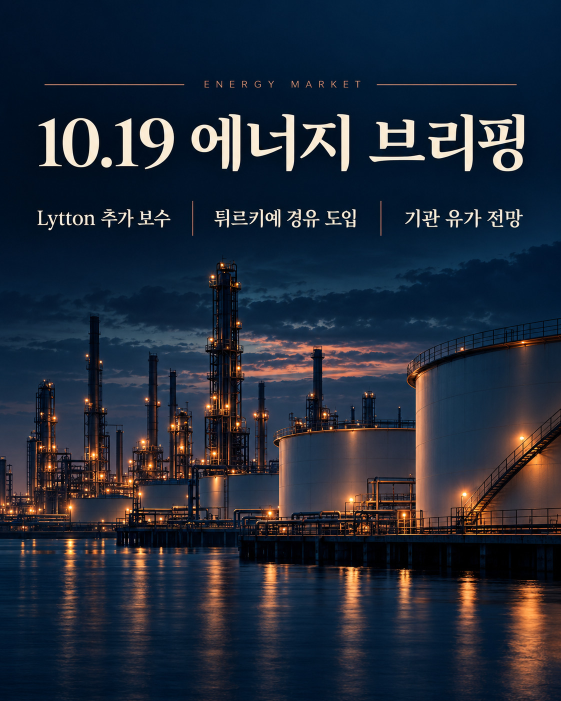
#> input picture social-publisher/media/energy-2bd25b0c90245203f0ba12c5bc630d31bfb44adcb1d4226fb0394b6b6f24c4a7.jpg, 1122 x 1402 px (shown at 1/2 size)
$ python -i preflight.py   (imports and definitions only)
#> lines starting #> are read from the running program, lines starting #| are printed output that depends on the picture
#!/usr/bin/env python3
"""Reusable fail-closed Threads image/job preflight. Never publishes or stores tokens.

Examples:
 python preflight.py normalize input.png output.jpg
 python preflight.py verify-job pending-job.json --remote
 python preflight.py verify-job pending-job.json --outbox realestate.json --remote
 python preflight.py receipt-check public-receipt.json --source realestate --images 2
"""
from __future__ import annotations
import argparse
import hashlib
import io
import json
import re
import sys
import urllib.request
from datetime import datetime
from pathlib import Path
from urllib.parse import urlsplit

MAX_BYTES = 8 * 1024 * 1024
MIN_WIDTH, MAX_WIDTH = 320, 1440
MAX_UTF16 = 450
RAW_PATTERN = re.compile(
    r"^https://raw[.]githubusercontent[.]com/"
    r"comfunnylj/telegram-market-feed/[a-f0-9]{40}/"
    r"social-publisher/media/[a-zA-Z0-9_.-]+[.](?:jpg|jpeg|png)$")
DIGEST_PATTERN = re.compile(r"^[a-f0-9]{64}$")
TOPIC = {"realestate": "부동산"}
ACCOUNT = "genie_carrot"
BRIDGE = "sp-oracle-genie-carrot-v1"

class PreflightError(ValueError):
    """Hard stop; never silently switch to text-only mode."""

def fail_if(condition: bool, message: str):
    if condition:
        raise PreflightError(message)

def sha256(data: bytes) -> str:
    return hashlib.sha256(data).hexdigest()

# [30 lines left out: functions bounded_fetch, inspect_image, not called in this run]

def normalize_image(source: Path, destination: Path, target_width: int = 1080) -> dict:
    """Resample/canonicalize media encoding without cropping or inventing content.
    Original-source relevance and image reuse rights require separate review.
    """
    fail_if(destination.exists(), "Refuse overwrite existing image asset")
    fail_if(not 320 <= target_width <= 1440, "Target width out of bounds")
    try:
        from PIL import Image, ImageCms, ImageOps
        original = source.read_bytes()
        fail_if(len(original) == 0, "Empty source image")
        with Image.open(io.BytesIO(original)) as im:
            fail_if(im.format not in ("JPEG", "PNG"), "Input must be JPEG or PNG")
            im = ImageOps.exif_transpose(im)
            w, h = im.size
            fail_if(w < 128 or h < 128 or max(w/h, h/w) > 10, "Source geometry invalid")
            icc = im.info.get("icc_profile")
            if icc:
                try:
                    src_profile = ImageCms.ImageCmsProfile(io.BytesIO(icc))
                    dst_profile = ImageCms.createProfile("sRGB")
                    im = ImageCms.profileToProfile(im.convert("RGB"), src_profile, dst_profile, outputMode="RGB")
                except Exception as exc:
                    raise PreflightError("Cannot safely convert embedded ICC color profile") from exc
            else:
                im = im.convert("RGB")
            out_h = round(h * target_width / w)
            fail_if(out_h < 1 or max(target_width / out_h, out_h / target_width) > 10,
                    "Output aspect ratio invalid")
            im = im.resize((target_width, out_h), Image.Resampling.LANCZOS)
            destination.parent.mkdir(parents=True, exist_ok=True)
            for quality in (94, 88, 80):
                buf = io.BytesIO()
                im.save(buf, format="JPEG", quality=quality, optimize=True,
                        subsampling=0, progressive=False, icc_profile=ImageCms.ImageCmsProfile(
                            ImageCms.createProfile("sRGB")).tobytes())
                data = buf.getvalue()
                if len(data) <= MAX_BYTES:
                    break
            else:
                raise PreflightError("Even compressed image exceeds 8 MiB")
            result = inspect_image(data)
            destination.write_bytes(data)
            return {**result, "path": str(destination), "source_width": w, "source_height": h}
    except PreflightError:
        raise
    except Exception as exc:
        raise PreflightError("Normalization failed: " + type(exc).__name__) from exc

# [19 lines left out: function check_media_ref, not called in this run]

def utf16_length(text: str) -> int:
    return len(text.encode("utf-16-le")) // 2

# [123 lines left out: functions validate_job, validate_receipt, classify_result, main, not called in this run]

# [2 lines not run here, left out]

>>> import cv2
>>> picture = cv2.imread('../media/energy-2bd25b0c90245203f0ba12c5bc630d31bfb44adcb1d4226fb0394b6b6f24c4a7.jpg', cv2.IMREAD_GRAYSCALE)
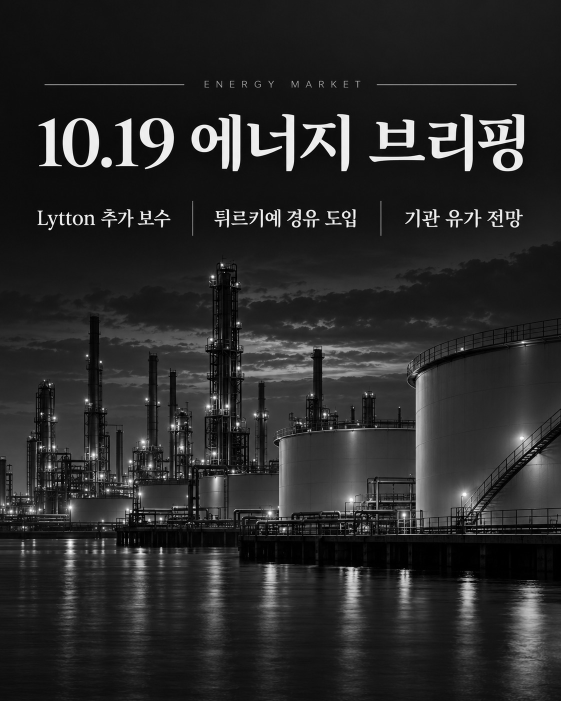
#> picture: shape (1402, 1122) (shown at 1/2 size); min 0, max 255, mean 41.2
>>> result = normalize_image(picture, 'out.png')
#> (the run stopped early here; a loop or call above may not have finished)

$ run again, on social-publisher/media/energy-9609b654565f45896715980dcffebdfd99d525cc4991049cb2102e5116dd549b.jpg
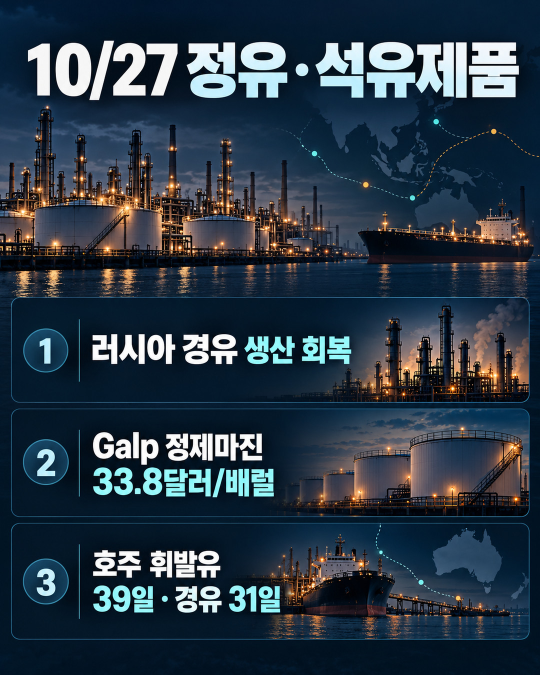
#> input picture social-publisher/media/energy-9609b654565f45896715980dcffebdfd99d525cc4991049cb2102e5116dd549b.jpg, 1080 x 1350 px (shown at 1/2 size)
#> `picture = cv2.imread('../media/energy-2bd25b0c90245203f0ba12c5bc630d31..`:
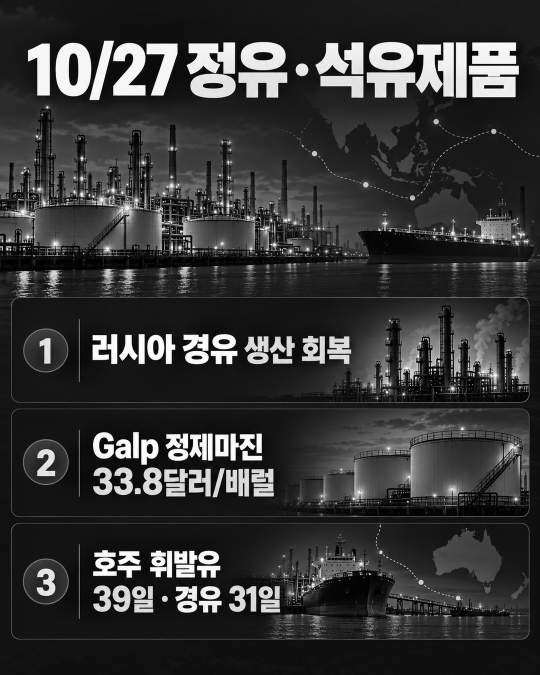
#> picture: shape (1350, 1080) (shown at 1/2 size); min 0, max 255, mean 54.5

$ run again, on social-publisher/media/energy-9e227883fcb1207c2402f98c871235095420b6bf140a040694e3771c106b4dec.jpg
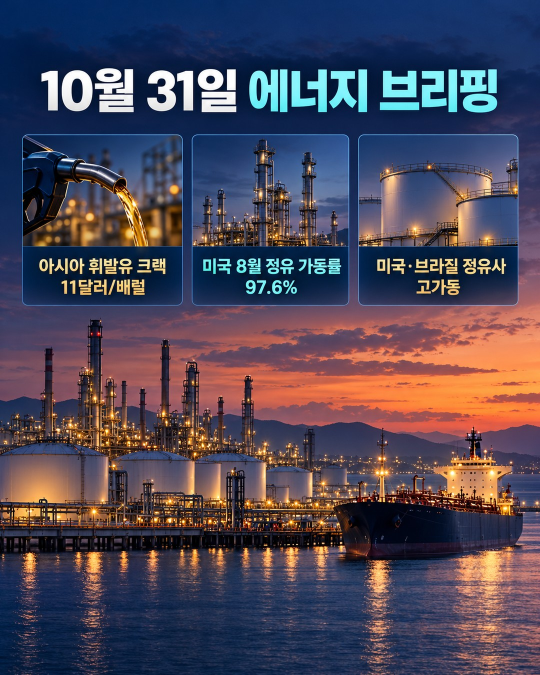
#> input picture social-publisher/media/energy-9e227883fcb1207c2402f98c871235095420b6bf140a040694e3771c106b4dec.jpg, 1080 x 1350 px (shown at 1/2 size)
#> `picture = cv2.imread('../media/energy-2bd25b0c90245203f0ba12c5bc630d31..`:
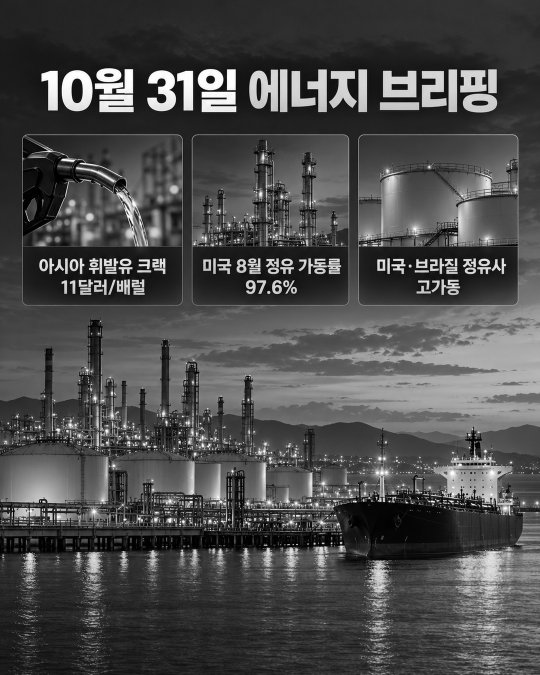
#> picture: shape (1350, 1080) (shown at 1/2 size); min 0, max 255, mean 75.4

$ run again, on social-publisher/media/energy-a48a77107d64717f45019b522b7d58ae29a0adf9fc148be02341961cce0f5f48.jpg
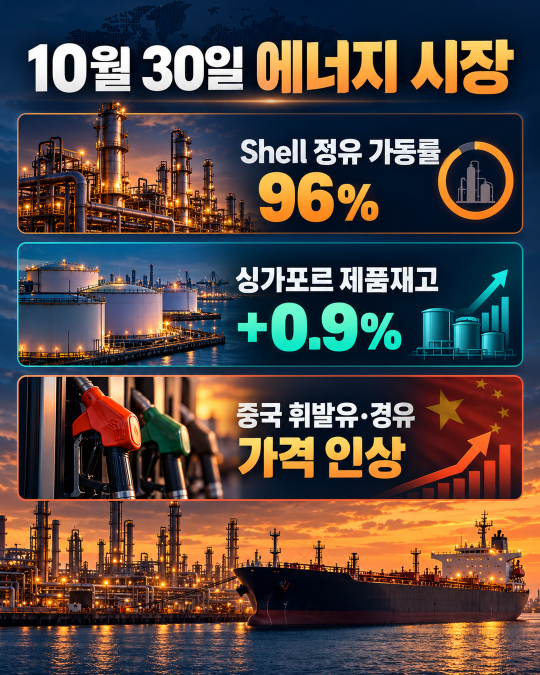
#> input picture social-publisher/media/energy-a48a77107d64717f45019b522b7d58ae29a0adf9fc148be02341961cce0f5f48.jpg, 1080 x 1350 px (shown at 1/2 size)
#> `picture = cv2.imread('../media/energy-2bd25b0c90245203f0ba12c5bc630d31..`:
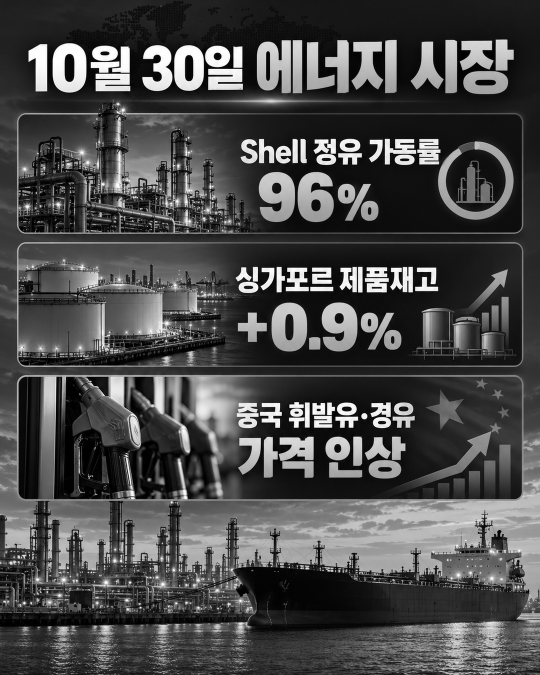
#> picture: shape (1350, 1080) (shown at 1/2 size); min 0, max 255, mean 74.3
